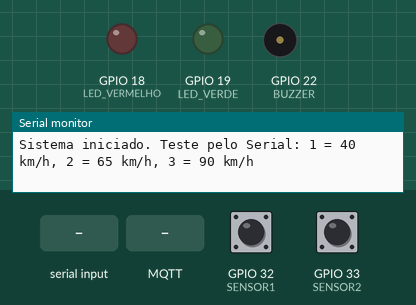
Bench run of a sketch on a simulated ESP32. On the bench: output pins drawn as LEDs (lit = HIGH), buzzer (waves = sounding), the last lines printed to the serial monitor. The test bench sets the inputs (shaded band); at power-on: GPIO 32 (SENSOR1) HIGH, GPIO 33 (SENSOR2) HIGH. WiFi joins after 1.5 s; servers stay silent unless stated; no MQTT or app messages arrive unless stated.

Above: at 1.2 s.
1.3 s: "1" received over Serial
At 2.3 s:
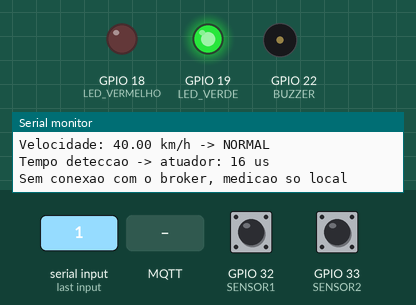
2.8 s: "2" received over Serial
At 3.4 s:
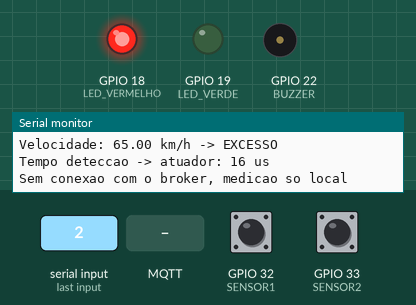
4.3 s: "3" received over Serial
At 4.6 s:
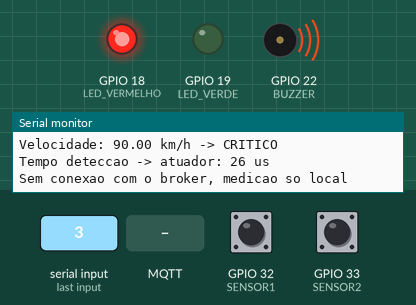
6.8 s: MQTT message "RESET" arrives on the first subscribed topic
At 7.3 s:
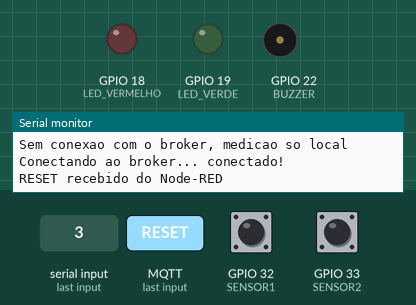
8.3 s: GPIO 32 (SENSOR1) driven LOW
9.8 s: GPIO 33 (SENSOR2) driven LOW
At 10.5 s:
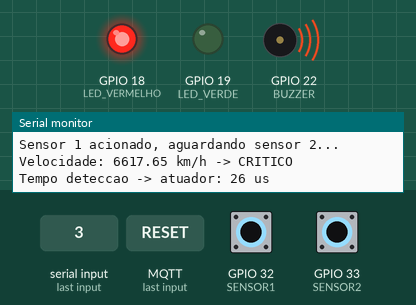
Timing chart, 0 to 12.3 s (numbered marks = the images above; inputs shaded):
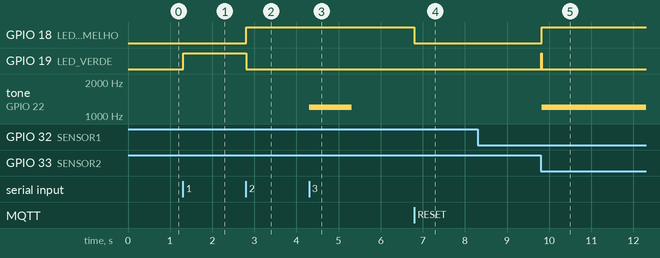

Measured:
- after the input at 1.3 s, GPIO 19 (LED_VERDE): LOW → HIGH at once
- after the input at 2.8 s, GPIO 18 (LED_VERMELHO): LOW → HIGH at once; GPIO 19 (LED_VERDE): HIGH → LOW at once
- after the input at 4.3 s, tone on GPIO 22 (BUZZER): silent → 1200 Hz at once, → silent 1.0 s later
- after the input at 6.8 s, GPIO 18 (LED_VERMELHO): HIGH → LOW at once
- after the input at 9.8 s, GPIO 18 (LED_VERMELHO): LOW → HIGH at once; GPIO 19 (LED_VERDE): LOW → HIGH at once, → LOW 0.02 s later; tone on GPIO 22 (BUZZER): silent → 1200 Hz at once

The sketch:

sketch.ino
```cpp
// Sistema de Detecção de Excesso Grave de Velocidade - ODS 3 (meta 3.6)
// Objetos Inteligentes Conectados - Mackenzie
// No Wokwi os dois sensores infravermelhos são simulados por dois botões.

#include <WiFi.h>
#include <PubSubClient.h>

// Rede e broker
const char* ssid = "Wokwi-GUEST";
const char* senha = "";
const char* broker = "test.mosquitto.org";
const int porta = 1883;

// Tópicos MQTT
const char* topicoDados   = "MACK10433738/DADOS";
const char* topicoAlerta  = "MACK10433738/ALERTA";
const char* topicoComando = "MACK10433738/COMANDO";

// Pinos
const int SENSOR1 = 32;
const int SENSOR2 = 33;
const int LED_VERDE = 19;
const int LED_VERMELHO = 18;
const int BUZZER = 22;

// Regras do projeto
const float DISTANCIA = 0.50;      // metros entre os sensores
const float LIMITE = 60.0;         // km/h
const float CRITICO = LIMITE * 1.3; // 30% acima do limite = 78 km/h

WiFiClient espClient;
PubSubClient client(espClient);

unsigned long t1 = 0;              // instante do sensor 1 (microssegundos)
bool esperandoSensor2 = false;
unsigned long ultimaTentativa = 0;
unsigned long envioMQTT = 0;       // para medir o tempo de ida e volta no broker

// Recebe mensagens do broker
void callback(char* topico, byte* payload, unsigned int tamanho) {
  String msg = "";
  for (int i = 0; i < tamanho; i++) msg += (char)payload[i];

  // Comando enviado pelo Node-RED
  if (String(topico) == topicoComando && msg == "RESET") {
    digitalWrite(LED_VERDE, LOW);
    digitalWrite(LED_VERMELHO, LOW);
    noTone(BUZZER);
    Serial.println("RESET recebido do Node-RED");
  }

  // A propria medicao voltando do broker: mede o tempo de ida e volta
  if (String(topico) == topicoDados && envioMQTT > 0) {
    Serial.print("Tempo ida e volta no broker: ");
    Serial.print(millis() - envioMQTT);
    Serial.println(" ms");
    envioMQTT = 0;
  }
}

// Conecta no broker sem travar o programa (tenta a cada 5 s)
void conectarMQTT() {
  if (WiFi.status() != WL_CONNECTED || millis() - ultimaTentativa < 5000) return;
  ultimaTentativa = millis();
  Serial.print("Conectando ao broker... ");
  if (client.connect("MACK10433738-esp32")) {
    Serial.println("conectado!");
    client.subscribe(topicoComando);
    client.subscribe(topicoDados);
  } else {
    Serial.println("falhou, tentando de novo");
  }
}

// Calcula a velocidade, aciona os atuadores e publica no broker
void medirVelocidade(unsigned long intervaloUs) {
  unsigned long inicio = micros();
  float velocidade = DISTANCIA / (intervaloUs / 1000000.0) * 3.6;   // km/h
  float excesso = 0;
  if (velocidade > LIMITE) excesso = (velocidade - LIMITE) / LIMITE * 100;

  String status;
  if (velocidade <= LIMITE) {
    status = "NORMAL";
    digitalWrite(LED_VERDE, HIGH);
    digitalWrite(LED_VERMELHO, LOW);
  } else if (velocidade <= CRITICO) {
    status = "EXCESSO";
    digitalWrite(LED_VERDE, LOW);
    digitalWrite(LED_VERMELHO, HIGH);
  } else {
    status = "CRITICO";
    digitalWrite(LED_VERDE, LOW);
    digitalWrite(LED_VERMELHO, HIGH);
    tone(BUZZER, 1200, 1000);
  }
  unsigned long tempoAtuador = micros() - inicio;

  String json = "{\"velocidade\":" + String(velocidade, 2) +
                ",\"limite\":" + String(LIMITE, 2) +
                ",\"percentual_excesso\":" + String(excesso, 2) +
                ",\"status\":\"" + status + "\"}";

  Serial.println("Velocidade: " + String(velocidade, 2) + " km/h -> " + status);
  Serial.println("Tempo deteccao -> atuador: " + String(tempoAtuador) + " us");

  if (client.connected()) {
    envioMQTT = millis();
    client.publish(topicoDados, json.c_str());
    if (status == "CRITICO") client.publish(topicoAlerta, json.c_str());
    Serial.println("Publicado: " + json);
  } else {
    Serial.println("Sem conexao com o broker, medicao so local");
  }
}

void setup() {
  Serial.begin(115200);
  pinMode(SENSOR1, INPUT_PULLUP);
  pinMode(SENSOR2, INPUT_PULLUP);
  pinMode(LED_VERDE, OUTPUT);
  pinMode(LED_VERMELHO, OUTPUT);
  pinMode(BUZZER, OUTPUT);

  WiFi.begin(ssid, senha, 6);
  client.setServer(broker, porta);
  client.setCallback(callback);
  client.setKeepAlive(60);   // evita queda da conexao quando a simulacao fica lenta

  Serial.println("Sistema iniciado. Teste pelo Serial: 1 = 40 km/h, 2 = 65 km/h, 3 = 90 km/h");
}

void loop() {
  if (!client.connected()) conectarMQTT();
  client.loop();

  // Sensor 1: o veiculo interrompe o primeiro feixe (botao 1)
  if (digitalRead(SENSOR1) == LOW && !esperandoSensor2) {
    t1 = micros();
    esperandoSensor2 = true;
    Serial.println("Sensor 1 acionado, aguardando sensor 2...");
  }

  // Sensor 2: o veiculo interrompe o segundo feixe (botao 2)
  if (digitalRead(SENSOR2) == LOW && esperandoSensor2) {
    esperandoSensor2 = false;
    medirVelocidade(micros() - t1);
  }

  // Se o sensor 2 nao for acionado em 30 s, cancela a medicao
  if (esperandoSensor2 && micros() - t1 > 30000000) {
    esperandoSensor2 = false;
    Serial.println("Medicao cancelada");
  }

  // Modo de teste: com os botoes nao da para chegar a 60 km/h (0,03 s entre os sensores)
  if (Serial.available()) {
    char c = Serial.read();
    if (c == '1') medirVelocidade(45000);   // 0,045 s -> 40 km/h
    if (c == '2') medirVelocidade(27692);   // 0,0277 s -> 65 km/h
    if (c == '3') medirVelocidade(20000);   // 0,020 s -> 90 km/h
  }

  delay(10);
}
```
